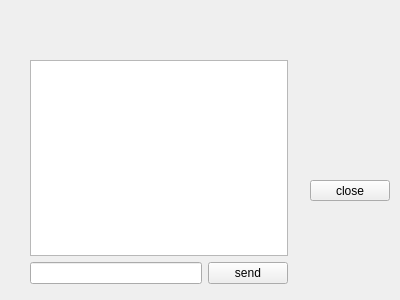
<?xml version="1.0" encoding="UTF-8"?>
<ui version="4.0">
 <class>Client</class>
 <widget class="QWidget" name="Client">
  <property name="geometry">
   <rect>
    <x>0</x>
    <y>0</y>
    <width>400</width>
    <height>300</height>
   </rect>
  </property>
  <property name="windowTitle">
   <string>Form</string>
  </property>
  <widget class="QPushButton" name="closeButton">
   <property name="geometry">
    <rect>
     <x>310</x>
     <y>180</y>
     <width>80</width>
     <height>21</height>
    </rect>
   </property>
   <property name="text">
    <string>close</string>
   </property>
  </widget>
  <widget class="QWidget" name="">
   <property name="geometry">
    <rect>
     <x>30</x>
     <y>60</y>
     <width>258</width>
     <height>224</height>
    </rect>
   </property>
   <layout class="QVBoxLayout" name="verticalLayout">
    <item>
     <widget class="QTextEdit" name="log"/>
    </item>
    <item>
     <layout class="QHBoxLayout" name="horizontalLayout">
      <item>
       <widget class="QLineEdit" name="chat"/>
      </item>
      <item>
       <widget class="QPushButton" name="sendChat">
        <property name="text">
         <string>send</string>
        </property>
       </widget>
      </item>
     </layout>
    </item>
   </layout>
  </widget>
 </widget>
 <resources/>
 <connections/>
</ui>
